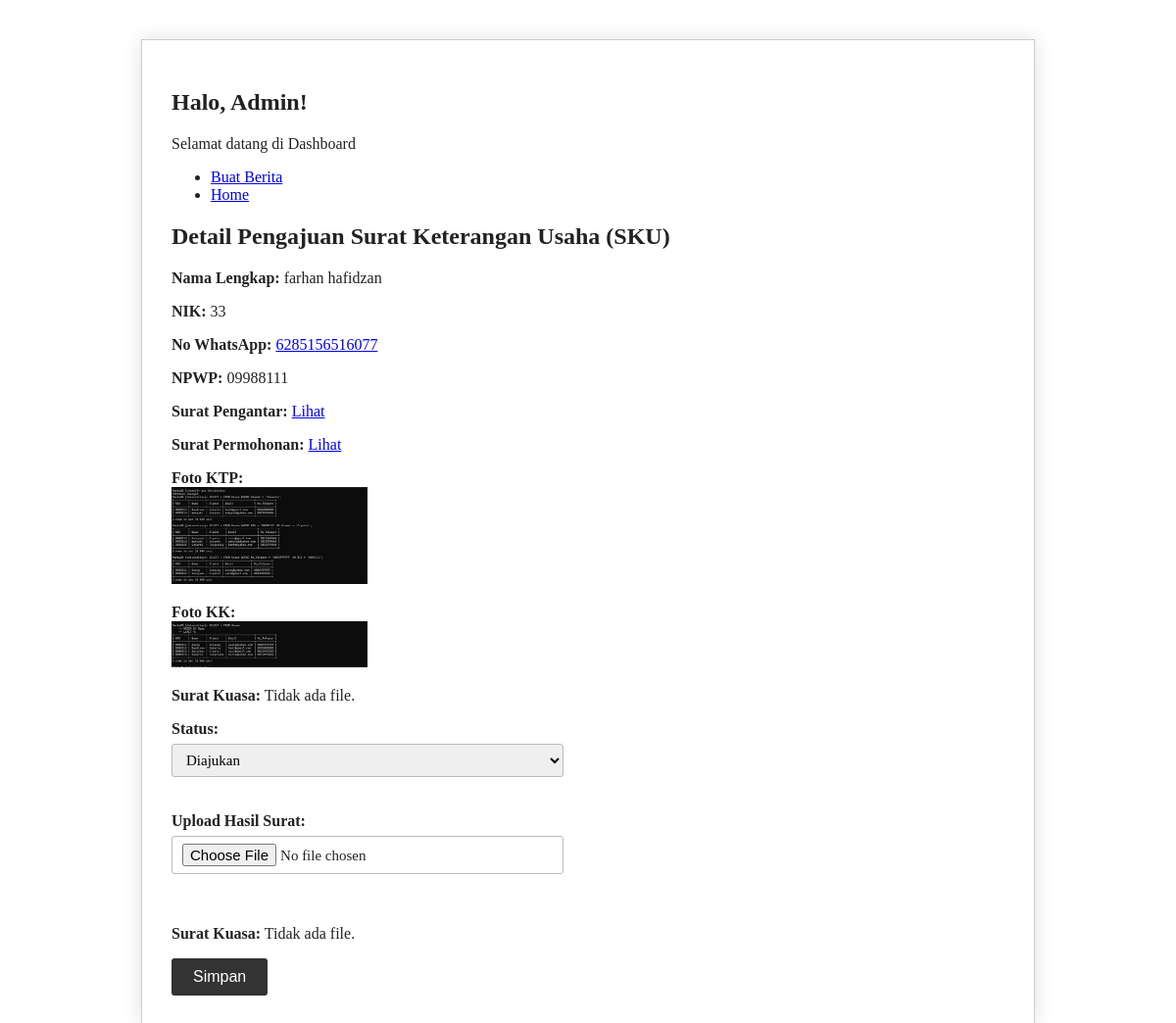
/sku/3/ (signed in), run on an earlier commit of the app's database.
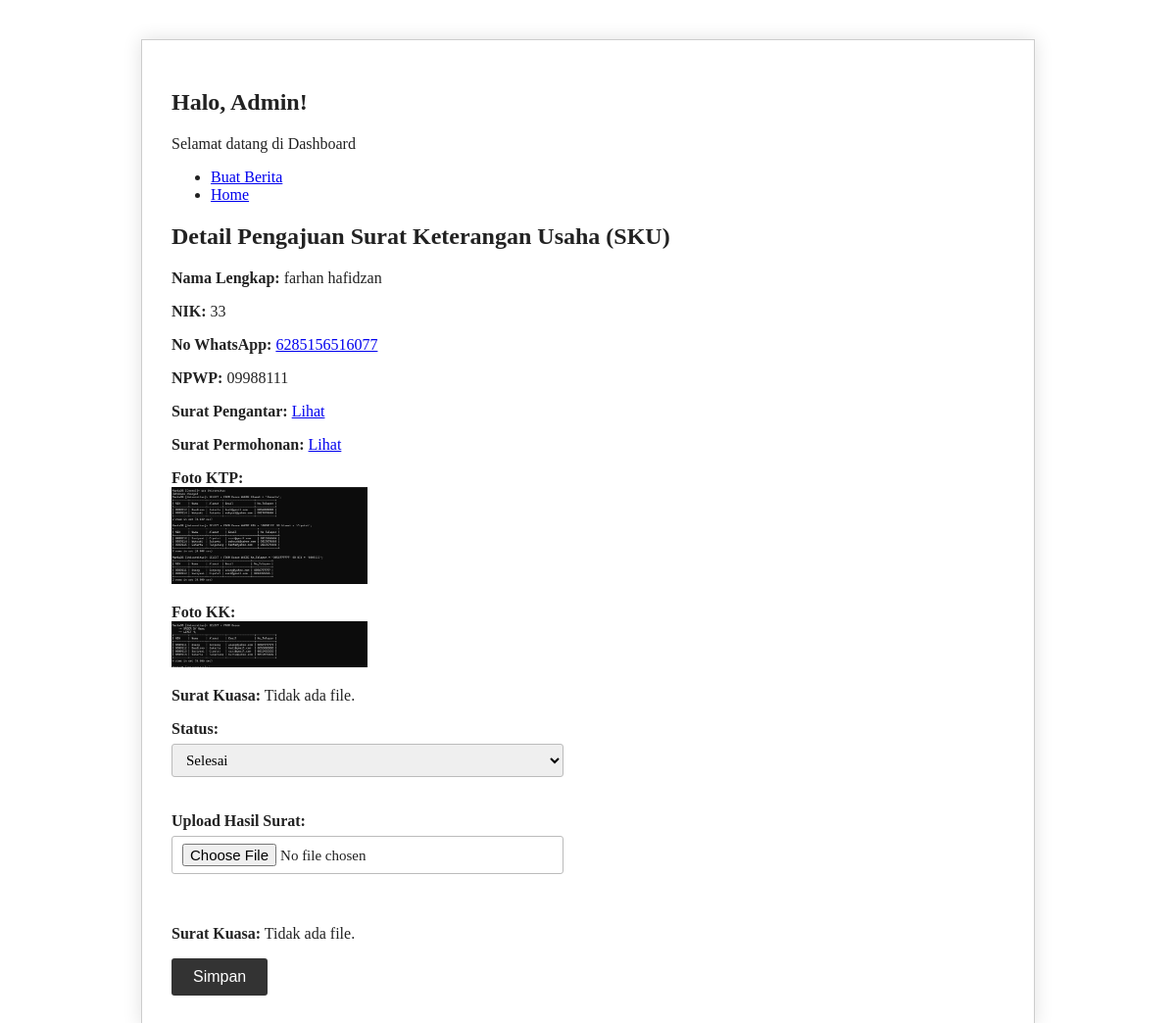
And on a later commit of the database.
### kembang/models.py (models this page shows, shortened)
class SKUPengajuan(models.Model):
    user = models.ForeignKey(User, on_delete=models.CASCADE)
    nama_lengkap = models.CharField(max_length=100)
    nik = models.CharField(max_length=16)
    no_whatsapp = models.CharField(max_length=15)
    npwp = models.CharField(max_length=50, blank=True, null=True)  # jadi bisa kosong
    surat_pengantar = models.FileField(upload_to='SKU/surat_pengantar/')
    surat_permohonan = models.FileField(upload_to='SKU/surat_permohonan/')
    foto_ktp = models.ImageField(upload_to='SKU/foto_ktp/')
    foto_kk = models.ImageField(upload_to='SKU/foto_kk/')
    surat_kuasa = models.ImageField(upload_to='SKU/surat_kuasa/', blank=True, null=True)
    status = models.CharField(max_length=20, choices=STATUS_CHOICES, default='diajukan')
    hasil_surat = models.FileField(upload_to='SKU/hasil_surat/', blank=True, null=True)
    tanggal_pengajuan = models.DateTimeField(auto_now_add=True)

### kembang/views.py (the view, shortened to what this page needs)
# urls.py: path('sku/<int:pk>/', views.detail_sku, name='detail_pengajuan_sku'),
@staff_member_required
def detail_sku(request, pk):
    sku = get_object_or_404(SKUPengajuan, pk=pk)
    return render(request, 'admin/detail_sku.html', {'sku': sku})

### kembang/templates/admin/detail_sku.html (shortened to what this page needs)
{%load static%}
<!DOCTYPE html>
<html lang="id">
<head>
    <link rel="stylesheet" href="{% static 'css/detail_pindah.css' %}">
</head>
<body>
    <nav class="admin-navbar" data-aos="fade-down">
  <div class="admin-navbar-content">
    <div class="admin-brand">
      <link rel="stylesheet" href="{% static 'img/logo tegar.png' %}">
      <div class="admin-title">
        <h1>Halo, Admin!</h1>
        <p>Selamat datang di Dashboard</p>
      </div>
    </div>
    <ul class="admin-nav-links">
     <li> <a href="{% url 'announcement_manage'%}">Buat Berita</a></li>
     <li> <a href="{% url 'home'%}">Home</a></li>
    </ul>
  </div>
</nav>
    <h2>Detail Pengajuan Surat Keterangan Usaha (SKU)</h2>
    <p><strong>Nama Lengkap:</strong> {{ sku.nama_lengkap }}</p>
    <p><strong>NIK:</strong> {{ sku.nik }}</p>
    <p><strong>No WhatsApp:</strong> <a href="https://wa.me/{{ sku.no_whatsapp }}">{{ sku.no_whatsapp }}</a></p>
    <p><strong>NPWP:</strong> {{ sku.npwp }}</p>
    {% if sku.surat_pengantar %}
    <p><strong>Surat Pengantar:</strong> <a href="{{ sku.surat_pengantar.url }}" target="_blank">Lihat</a></p>
{% else %}
    <p><strong>Surat Pengantar:</strong> Tidak ada file.</p>
{% endif %}
{% if sku.surat_permohonan %}
    <p><strong>Surat Permohonan:</strong> <a href="{{ sku.surat_permohonan.url }}" target="_blank">Lihat</a></p>
{% else %}
    <p><strong>Surat Permohonan:</strong> Tidak ada file.</p>
{% endif %}
{% if sku.foto_ktp %}
    <p><strong>Foto KTP:</strong><br><img src="{{ sku.foto_ktp.url }}" width="200"></p>
{% else %}
    <p><strong>Foto KTP:</strong> Tidak ada file.</p>
{% endif %}
{% if sku.foto_kk %}
    <p><strong>Foto KK:</strong><br><img src="{{ sku.foto_kk.url }}" width="200"></p>
{% else %}
    <p><strong>Foto KK:</strong> Tidak ada file.</p>
{% endif %}
{% if sku.surat_kuasa %}
    <p><strong>Surat Kuasa:</strong><br><img src="{{ sku.surat_kuasa.url }}" width="200"></p>
{% else %}
    <p><strong>Surat Kuasa:</strong> Tidak ada file.</p>
{% endif %}
    <form method="POST" enctype="multipart/form-data">
        <label for="status">Status:</label>
        <select name="status">
            <option value="diajukan" {% if sku.status == "diajukan" %}selected{% endif %}>Diajukan</option>
            <option value="selesai" {% if sku.status == "selesai" %}selected{% endif %}>Selesai</option>
        </select><br><br>
        <label>Upload Hasil Surat:</label>
        <input type="file" name="hasil_surat"><br><br>
        {% if sku.surat_kuasa %}
    <p><strong>Surat Kuasa:</strong><br><img src="{{ sku.surat_kuasa.url }}" width="200"></p>
{% else %}
    <p><strong>Surat Kuasa:</strong> Tidak ada file.</p>
{% endif %}
        <button type="submit">Simpan</button>
    </form>
</body>
</html>

What changed in the data, as far as the page shows it:
changed SKUPengajuan "farhan hafidzan": status "Diajukan" → "Selesai"
